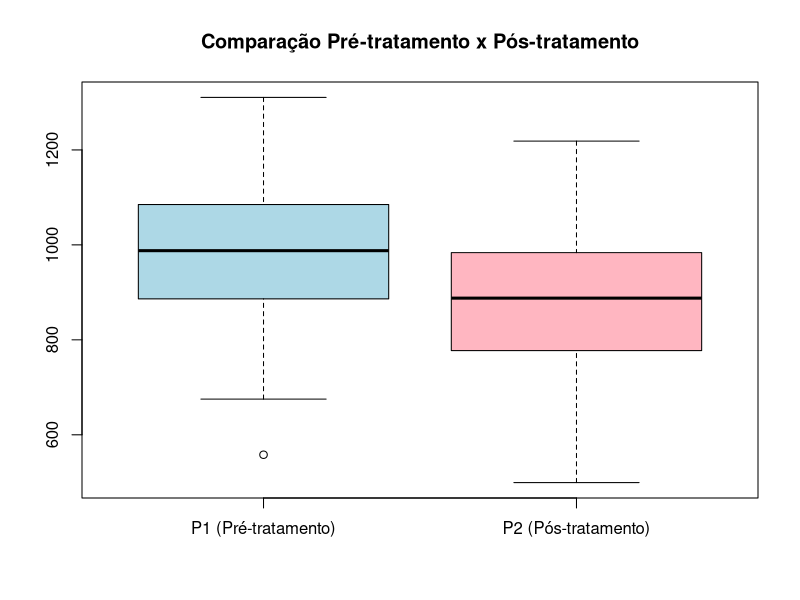
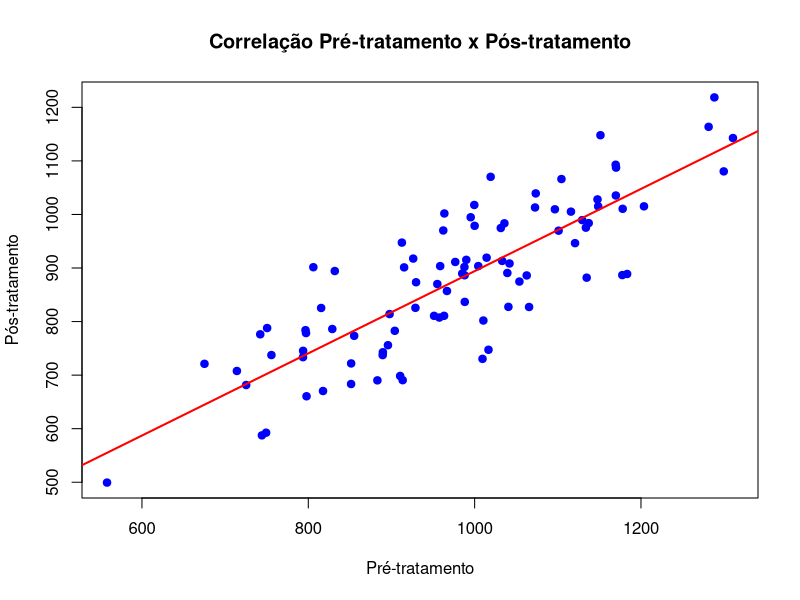
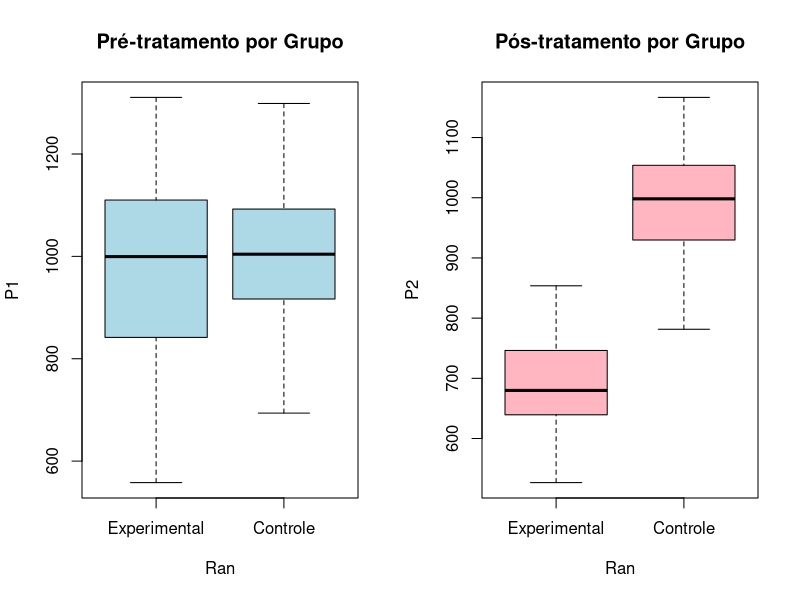
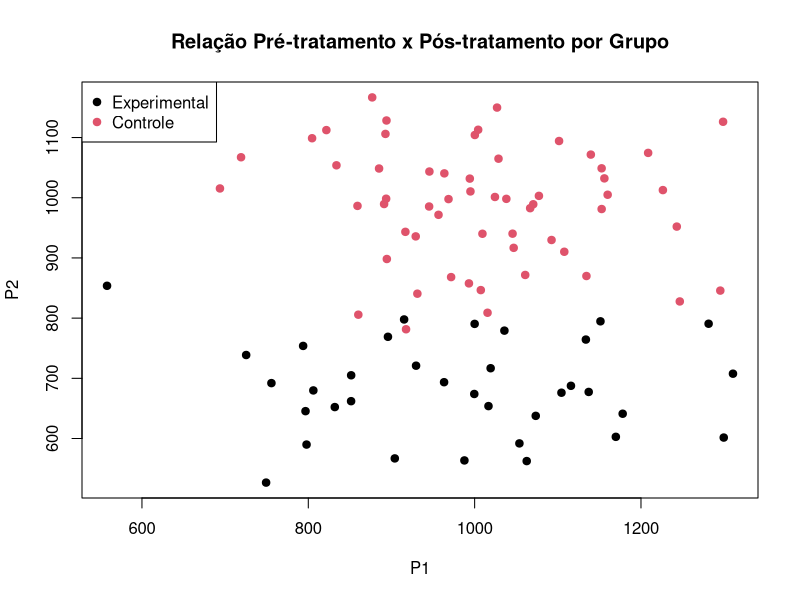
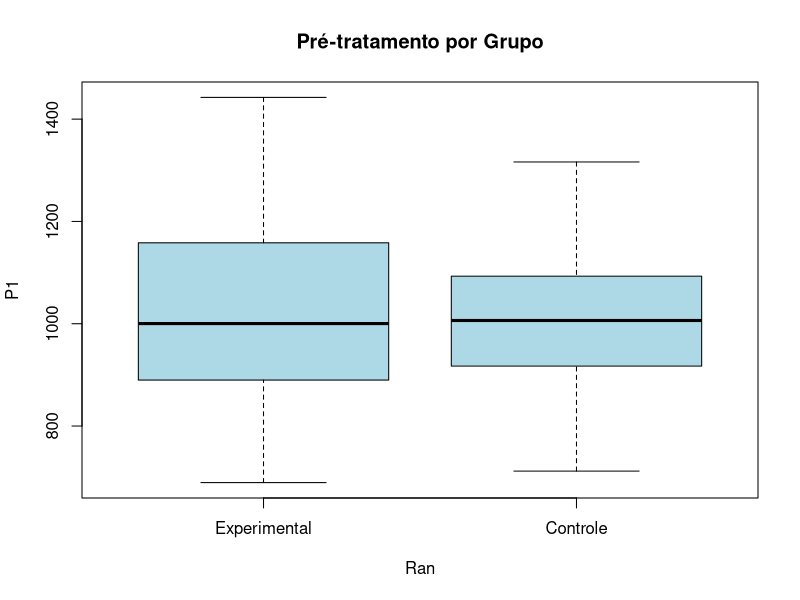
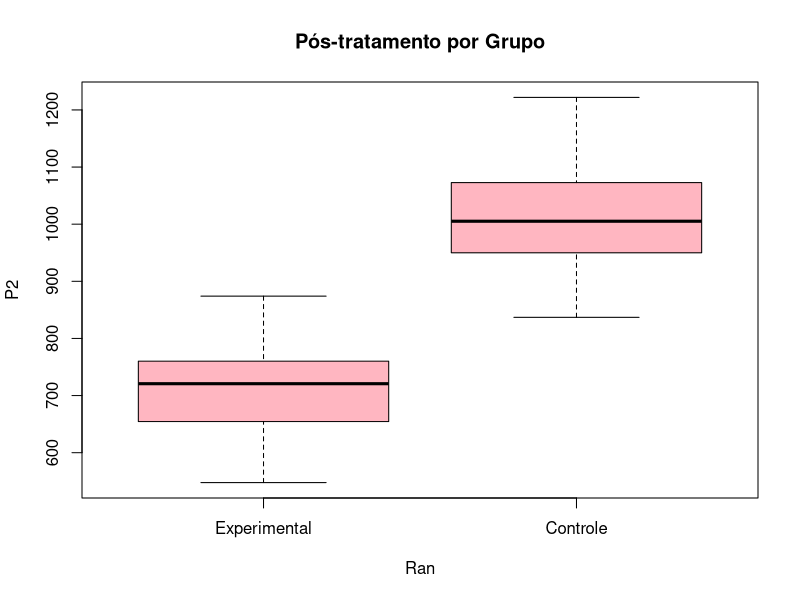
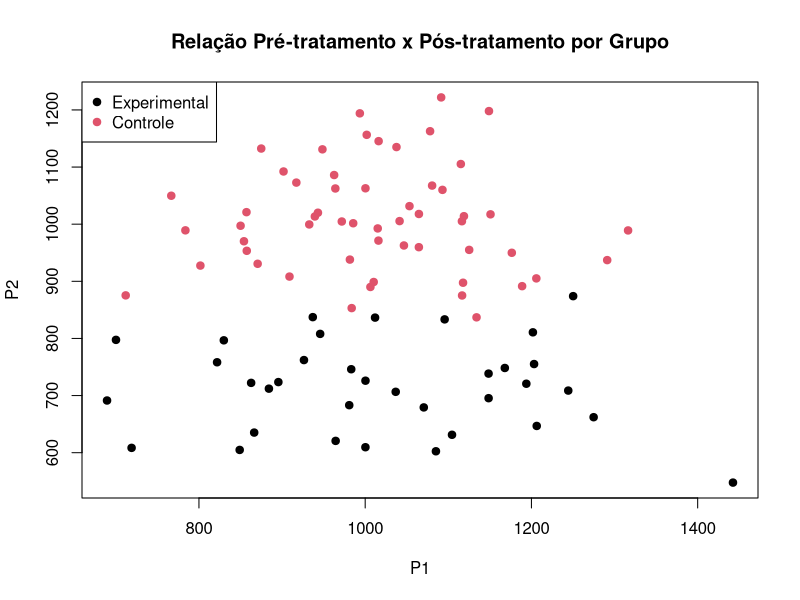

These figures' R source, in order:
##################################################
# Dados microbiota pré e pós exposição de 3 meses ao antibiótico ATB1329A e placebo.
# P1 = Primeira análise populacional de microbiota
# P2 = Segunda análise populacional de microbiota (3 meses após a primeira analise)
# Ran 1 = Microbiotas de individuos submetidas ao uso de ATB1329A (Grupo Experimental)
# Ran 2 = Microbiotas de individuos submetidas ao uso de placebo (Grupo Controle)
##################################################

# Cenário 1 - Comparação Temporal - Geral


# Reprodutibilidade

set.seed(129) 

# --- Tamanho amostral ---

n <- 92 

# --- Gerar o P1 --- # Pré-tratamento

media1 <- 1000       # média arbitrária de P1
sd1 <- 150           # desvio padrão arbitrário de P1
P1 <- rnorm(n, mean = media1, sd = sd1)
P1


# --- Gerar o P2 --- # Pós-tratamento

b0 <- 100        # intercepto arbitrário
b1 <- 0.8         # coeficiente de P1 arbitrário
sd2 <- 80         # desvio do erro aleatório
P2 <- b0 + b1*P1 + rnorm(n, mean = 0, sd = sd2)
P2


# --- Gerar o Data frame ---
dados <- data.frame(P1, P2)
head(dados)
tail(dados)
str(dados)
names(dados)
summary(dados[,1:2])

# --- Realizar a estatística descritiva ---

library(psych)
describe(dados$P1)
describe(dados$P2)

# --- Avaliar a normalidade ---

shapiro.test(dados$P1)  # Teste de Shapiro-Wilk para normalidade P1
shapiro.test(dados$P2)  # Teste de Shapiro-Wilk para normalidade P2

#p> 0.05.

# --- RealizaR o teste paramétrico (t de Student pareado t) ---

t.test(dados$P2, dados$P1, paired = TRUE)

# --- Ajustar o modelo de regressão ---

modelo <- lm(P2 ~ P1, data = dados)

summary(modelo)


# --- Gerar o Boxplot ---

boxplot(P1, P2,
        names = c("P1 (Pré-tratamento)", "P2 (Pós-tratamento)"),
        col = c("lightblue", "lightpink"),
        main="Comparação Pré-tratamento x Pós-tratamento")


# --- Scatter plot (relação linear entre P1 e P2) ---

plot(dados$P1, dados$P2,
     xlab="Pré-tratamento",
     ylab="Pós-tratamento",
     main="Correlação Pré-tratamento x Pós-tratamento",
     pch=19, col="blue")
abline(lm(P2 ~ P1, data=dados), col="red", lwd=2) # linha de regressão


# Cenário 2 - Comparação de Grupos


# --- Reprodutibilidade ---

set.seed(129) 


# --- Tamanhos amostrais ---

n1 <- 35   # Ran=1
n2 <- 57   # Ran=2


# --- Gerar o Ran=1 ---
media_P1_1 <- 1000   # média de P1 para Ran=1
sd_P1_1 <- 150       # desvio padrão P1
P1_1 <- rnorm(n1, mean = media_P1_1, sd = sd_P1_1)
P1_1

media_P2_1 <- 700    # média de P2 para Ran=1 (abaixo de P1)
sd_P2_1 <- 80       # desvio padrão P2
P2_1 <- rnorm(n1, mean = media_P2_1, sd = sd_P2_1)
P2_1

# --- Gerar o Ran=2 ---
media_P1_2 <- 1005   # média de P1 para Ran=2
sd_P1_2 <- 150       # desvio padrão P1
P1_2 <- rnorm(n2, mean = media_P1_2, sd = sd_P1_2)
P1_2

media_P2_2 <- 1003    # média de P2 para Ran=2 (próximo de P1)
sd_P2_2 <- 100        # desvio padrão P2
P2_2 <- rnorm(n2, mean = media_P2_2, sd = sd_P2_2)
P2_2


# --- Gerar a variável Ran ---
Ran <- c(rep(1, n1), rep(2, n2))
Ran

# --- Concatenar os dados ---
P1 <- c(P1_1, P1_2)
P2 <- c(P2_1, P2_2)
P1
P2


# --- Gerar o Data frame final ---
dados2 <- data.frame(P1, P2, Ran)
head(dados2)
tail(dados2)
str(dados2)
names(dados2)
summary(dados2[,1:3])


# --- Realizar as estatísticas descritivas ---

library(psych)
describeBy(dados2$P1, dados2$Ran)
describeBy(dados2$P2, dados2$Ran)


# --- Realizar os teste de normalidade ---
shapiro.test(P1_1)
shapiro.test(P2_1)
shapiro.test(P1_2)
shapiro.test(P2_2)

# Verificar homocedasticidade
grupo_P1 <- factor(rep(c("P1_1","P1_2"), times=c(35,57)))
grupo_P2 <- factor(rep(c("P2_1","P2_2"), times=c(35,57)))

bartlett.test(P1 ~ grupo_P1)
bartlett.test(P2 ~ grupo_P2)

# --- Comparar os grupos ---
t.test(P1_1, P1_2)  # P1 Ran1 vs Ran2
t.test(P2_1, P2_2)  # P2 Ran1 vs Ran2

# --- Gerar os Boxplots ---
par(mfrow=c(1,2))
boxplot(P1 ~ Ran, data=dados2, col="lightblue", 
        main="Pré-tratamento por Grupo",
        names=c("Experimental", "Controle"))  


boxplot(P2 ~ Ran, data=dados2, col="lightpink", 
        main="Pós-tratamento por Grupo",
        names=c("Experimental", "Controle"))  


# --- Gerar o scatter plot ---
par(mfrow=c(1,1))
plot(dados2$P1, dados2$P2, col=Ran, pch=19,
     xlab="P1", ylab="P2", main="Relação Pré-tratamento x Pós-tratamento por Grupo")
legend("topleft", legend=c("Experimental", "Controle"), col=c(1,2), pch=19)


# Cenário 3 - Analise Bivariada (Comparação temporal dos grupos)


# --- Reprodutibilidade ---

set.seed(129)

library(MASS)   # Usar mvrnorm
library(psych)  # Fazer a estatísticas descritivas


# --- Tamanhos amostrais ---

n1 <- 35  # Ran=1 (Estudo)
n2 <- 57  # Ran=2 (Controle)


# --- Gerar Ran=1 ---

# Médias
media_P1_1 <- 1000
media_P2_1 <- 700
vmedia_1 <- c(media_P1_1, media_P2_1)

# Matriz de variâncias e covariâncias
sd_P1_1 <- 150
sd_P2_1 <- 80
cov_P1P2_1 <- 50
mcov_1 <- matrix(c(sd_P1_1^2, cov_P1P2_1,
                   cov_P1P2_1, sd_P2_1^2), nrow=2, byrow=TRUE)

# Dados bivariados
dados_1 <- mvrnorm(n1, mu=vmedia_1, Sigma=mcov_1)
P1_1 <- dados_1[,1]
P2_1 <- dados_1[,2]


# --- Gerar Ran=2 ---

# Médias
media_P1_2 <- 1005
media_P2_2 <- 1000
vmedia_2 <- c(media_P1_2, media_P2_2)

# Matriz de variâncias e covariâncias
sd_P1_2 <- 150
sd_P2_2 <- 100
cov_P1P2_2 <- 60
mcov_2 <- matrix(c(sd_P1_2^2, cov_P1P2_2,
                   cov_P1P2_2, sd_P2_2^2), nrow=2, byrow=TRUE)

# Dados bivariados
dados_2 <- mvrnorm(n2, mu=vmedia_2, Sigma=mcov_2)
P1_2 <- dados_2[,1]
P2_2 <- dados_2[,2]


# --- Gerar os dados concatenados ---

P1 <- c(P1_1, P1_2)
P2 <- c(P2_1, P2_2)
Ran <- c(rep(1, n1), rep(2, n2))

dados3 <- data.frame(P1, P2, Ran)
head(dados3)
tail(dados3)
str(dados3)
names(dados3)
summary(dados3[,1:3])


# --- Gerar os boxplots ---

boxplot(P1 ~ Ran, data=dados3, col="lightblue", main="Pré-tratamento por Grupo",
        names = c("Experimental", "Controle"))

boxplot(P2 ~ Ran, data=dados3, col="lightpink", main="Pós-tratamento por Grupo",
        names = c("Experimental", "Controle"))


# --- Realizar as estatísticas descritivas ---

describeBy(dados3$P1, dados3$Ran)
describeBy(dados3$P2, dados3$Ran)


# --- Realizar o teste de normalidade ---

shapiro.test(P1_1)
shapiro.test(P2_1)
shapiro.test(P1_2)
shapiro.test(P2_2)


# --- Comparar os grupos ---

t.test(P1_1, P1_2)  # P1 Ran1 vs Ran2
t.test(P2_1, P2_2)  # P2 Ran1 vs Ran2


# --- Gerar o scatter plot ---

plot(dados3$P1, dados3$P2, col=Ran, pch=19,
     xlab="P1", ylab="P2", main="Relação Pré-tratamento x Pós-tratamento por Grupo")
legend("topleft", legend=c("Experimental", "Controle"), col=c(1,2), pch=19)


